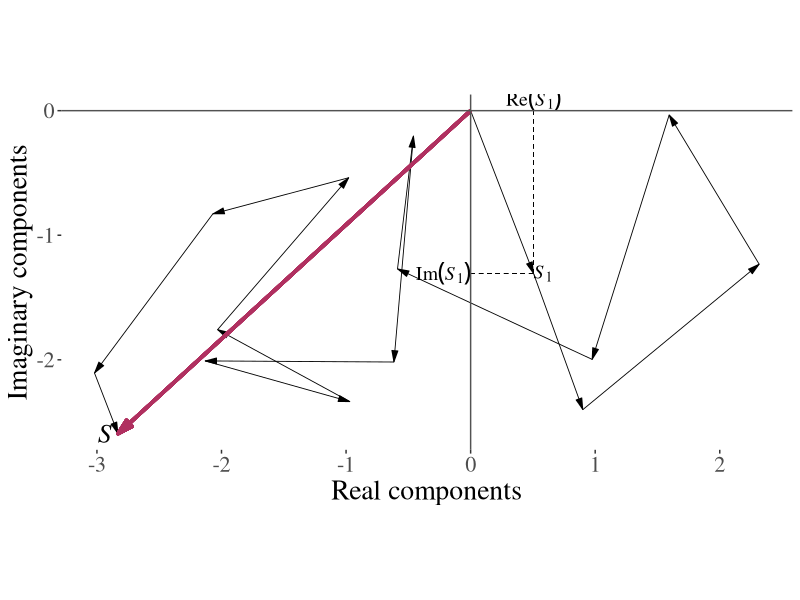

The R source for this figure: (Note: this script raises an error after producing the figure.)
## ---- chunk 1
library(ggplot2)
library(ggthemes)
  theme_set(theme_tufte() +
  theme(text=element_text(size=20, family="serif")))
library(caret)
library(patchwork)
library(scales)

set.seed(123456789, kind="Mersenne-Twister")
## ---- chunk 2
N <- 15 # number of scatterers
sigma2 <- 1
RAi <- c(rnorm(n = N, mean = 0, sd = sqrt(sigma2)))
IAi <- c(rnorm(n = N, mean = 0, sd = sqrt(sigma2)))

DATA <- data.frame(RAi, IAi)

ggplot(data=DATA) +
  geom_segment(aes(x=c(0, cumsum(RAi)[1:(N-1)]), # All vectors
                   y=c(0, cumsum(IAi)[1:(N-1)]), 
                   xend=cumsum(RAi), yend=cumsum(IAi)), 
               arrow=arrow(ends="last", 
                           type = "closed", 
                           angle = 15, 
                           length = unit(.3, units="cm")), 
               linewidth=.3, color="black") +
  geom_segment(aes(x=0, y=0, xend=sum(RAi), yend=sum(IAi)), # Sum of the vectors
               arrow=arrow(ends="last", 
                           type = "closed", 
                           angle = 15, 
                           length = unit(.4, units="cm")), 
               linewidth=1.2,
               col="maroon") +
  geom_segment(aes(x=RAi[1], xend=RAi[1], y=0, yend=IAi[1]), linewidth=.2, linetype="dashed") +
  geom_segment(aes(x=0, xend=RAi[1], y=IAi[1], yend=IAi[1]), linewidth=.2, linetype="dashed") +
  annotate("text", label="Re(italic(S)[1])", parse=TRUE, x=RAi[1], y=0, vjust=0, size=5, family="serif") +
  annotate("text", label="Im(italic(S)[1])", parse=TRUE, x=0, y=IAi[1], hjust=1, size=5, family="serif") +
  annotate("text", label="italic(S)[1]", parse=TRUE, x=RAi[1], y=IAi[1], hjust=0, size=5, family="serif") +
  annotate("text", label="italic(S)", parse=TRUE, x=sum(RAi)-.05, y=sum(IAi), hjust=1, size=7, family="serif") +
  geom_hline(yintercept=0, col="grey32") +
  geom_vline(xintercept=0, col="grey32") +
  coord_fixed() +
  xlab("Real components") + ylab("Imaginary components") 
## ---- chunk 3
#| echo: false
#| fig-align: center
#| fig-width: 10
#| fig-height: 10
#| out-width: "100%"

knitr::include_graphics("../Figures/foggia-italy_1900.png")
## ---- chunk 4
#| echo: false
#| fig-align: center
#| fig-width: 10
#| fig-height: 10
#| out-width: "100%"

knitr::include_graphics("../Figures/dubli_1600.png")
## ---- chunk 5
#| echo: false
#| fig-align: center
#| fig-width: 10
#| fig-height: 10
#| out-width: "100%"

knitr::include_graphics("../Figures/entropy.jpg")
## ---- chunk 6
#| echo: false
#| results: asis

cat('
<div style="display: flex; justify-content: center; gap: 1em;">
  <img src="../Figures/sanFrancisco1400.png" style="width:37%;">
  <img src="../Figures/p-values_San-fran1400_eta2_B100_lambda_085-5x11_L4_1.png" style="width:46.3%;">
</div>
')
## ---- chunk 7
#| echo: false
#| results: asis

cat('
<div style="display: flex; justify-content: center; gap: 1em;">
  <img src="../Figures/munich_1024.png" style="width:37%;">
  <img src="../Figures/p-values_munich1024_eta2.0_lambda085_5x11_b100.png" style="width:46.5%;">
</div>
')
## ---- chunk 8
#| echo: false
#| results: asis

cat('
<div style="display: flex; justify-content: center; gap: 1em;">
  <img src="../Figures/dubli_1600.png" style="width:37%;">
  <img src="../Figures/p-values_dublin1600_eta2.0_lambda085_5x11_b1005.png" style="width:47%;">
</div>
')
## ---- chunk 9
#| echo: false
#| results: asis

cat('
<div style="display: flex; justify-content: center; gap: 1em;">
  <img src="../Figures/foggia-italy_1900.png" style="width:37%;">
  <img src="../Figures/p-values_FoggiaL24_eta_2.00_5x11_B100_lambda_0852.png" style="width:46.5%;">
</div>
')
